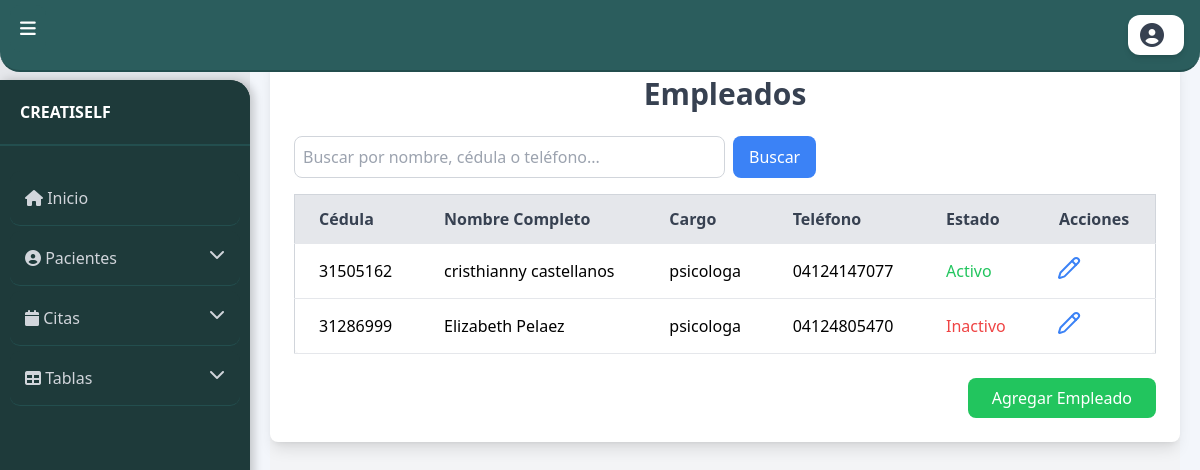
The page /listar_empleados/ (signed in) on the database its author committed.
### app/models.py (models this page shows, shortened)
class Empleado(models.Model):
    cedula = models.CharField(max_length=20, unique=True)
    usuario = models.ForeignKey(Usuario, on_delete=models.CASCADE)
    nombre = models.CharField(max_length=50)
    nombre2 = models.CharField(max_length=50, blank=True, null=True)
    apellido = models.CharField(max_length=50)
    apellido2 = models.CharField(max_length=50, blank=True, null=True)
    cargo = models.CharField(max_length=50)
    direccion = models.TextField()
    telefono = models.CharField(max_length=20)
    fecha_nacimiento = models.DateField()
    fecha_ingreso = models.DateField()
    edad = models.IntegerField()
    sexo = models.CharField(max_length=10, choices=[('masculino', 'Masculino'), ('femenino', 'Femenino')])
    nivel_academico = models.CharField(
    max_length=20,
    choices=[
        ('primaria', 'Primaria'),
        ('secundaria', 'Secundaria'),
        ('bachillerato', 'Bachillerato'),
        ('tecnico', 'Técnico'),
        ('tecnologo', 'Tecnólogo'),
        ('pregrado', 'Pregrado'),
        ('licenciatura', 'Licenciatura'),
        ('especializacion', 'Especialización'),
        ('maestria', 'Maestría'),
        ('doctorado', 'Doctorado'),
        ('postdoctorado', 'Postdoctorado'),
        ('diplomado', 'Diplomado'),
        ('curso', 'Curso'),
        ('sin_estudios', 'Sin estudios formales'),
    ],
    default='sin_estudios'
    )
    pais = models.ForeignKey(Pais, on_delete=models.CASCADE)
    estado = models.ForeignKey(Estado, on_delete=models.CASCADE)
    ciudad = models.ForeignKey(Ciudad, on_delete=models.CASCADE)
    status = models.BooleanField(default=True)

### app/viewsempleados.py (the view)
# urls.py: path('listar_empleados/', listar_empleados, name='Listar_empleados'),
@login_required
def listar_empleados(request):
    usuario = request.user
    if usuario.rol.nombre_rol == 'Administrador':
        empleados = Empleado.objects.all()
        return render(request, 'admin/listar_empleados.html', {'empleados': empleados})
    else:
        return redirect('acceso_denegado')

### app/templates/admin/listar_empleados.html (shortened to what this page needs)
{% extends 'base.html' %}
{% block content %}
<div class="min-h-screen bg-gray-100 py-8">
    <div class="max-w-6xl mx-auto bg-white p-6 rounded-lg shadow-lg">
        <h1 class="text-3xl font-bold text-center text-gray-700 mb-6">Empleados</h1>
        <div class="overflow-x-auto">
         <form method="GET" action="{% url 'Listar_empleados' %}" class="flex space-x-2 mb-4">
            <input
                type="text"
                id="searchInput"
                name="q"
                placeholder="Buscar por nombre, cédula o teléfono..."
                class="p-2 border border-gray-300 rounded-lg w-1/2"
                value="{{ query|default:'' }}"
            />
            <button type="submit" class="bg-blue-500 text-white px-4 py-2 rounded-lg hover:bg-blue-600">
                Buscar
            </button>
        </form>
            <table class="min-w-full bg-white border border-gray-300 rounded-lg shadow-sm">
                <thead class="bg-gray-200 text-gray-700 text-left">
                    <tr>
                        <th class="py-3 px-6 border-b">Cédula</th>
                        <th class="py-3 px-6 border-b">Nombre Completo</th>
                        <th class="py-3 px-6 border-b">Cargo</th>
                        <th class="py-3 px-6 border-b">Teléfono</th>
                        <th class="py-3 px-6 border-b">Estado</th>
                        <th class="py-3 px-6 border-b text-center">Acciones</th>
                    </tr>
                </thead>
                <tbody>
                    {% for empleado in empleados %}
                        <tr class="border-b hover:bg-gray-100">
                            <td class="py-3 px-6">{{ empleado.cedula }}</td>
                            <td class="py-3 px-6">{{ empleado.nombre }} {{ empleado.apellido }}</td>
                            <td class="py-3 px-6">{{ empleado.cargo }}</td>
                            <td class="py-3 px-6">{{ empleado.telefono }}</td>
                            <td class="py-3 px-6">
                                {% if empleado.status %}
                                    <span class="text-green-500">Activo</span>
                                {% else %}
                                    <span class="text-red-500">Inactivo</span>
                                {% endif %}
                            </td>
                            <td class="py-3 px-6">
                                <button class="text-blue-500 hover:text-blue-700" onclick="openModalEditarEmpleado('{{ empleado.id }}')">
                                    <i data-lucide="pencil" class="w-6 h-6"></i>
                                </button>
                            </td>
                        </tr>
                    {% endfor %}
                </tbody>
            </table>
        </div>
        <div class="mt-6 flex justify-end">
            <a href="{% url 'Crear_empleado' %}" class="bg-green-500 text-white py-2 px-6 rounded-lg hover:bg-green-600 transition">
                Agregar Empleado
            </a>
        </div>
    </div>
</div>
{% endblock %}

### rows shown on the page
Empleado: cedula "31505162", nombre "cristhianny", apellido "castellanos", cargo "psicologa", telefono "04124147077", status "Activo"
Empleado: cedula "31286999", nombre "Elizabeth", apellido "Pelaez", cargo "psicologa", telefono "04124805470", status "Inactivo"
